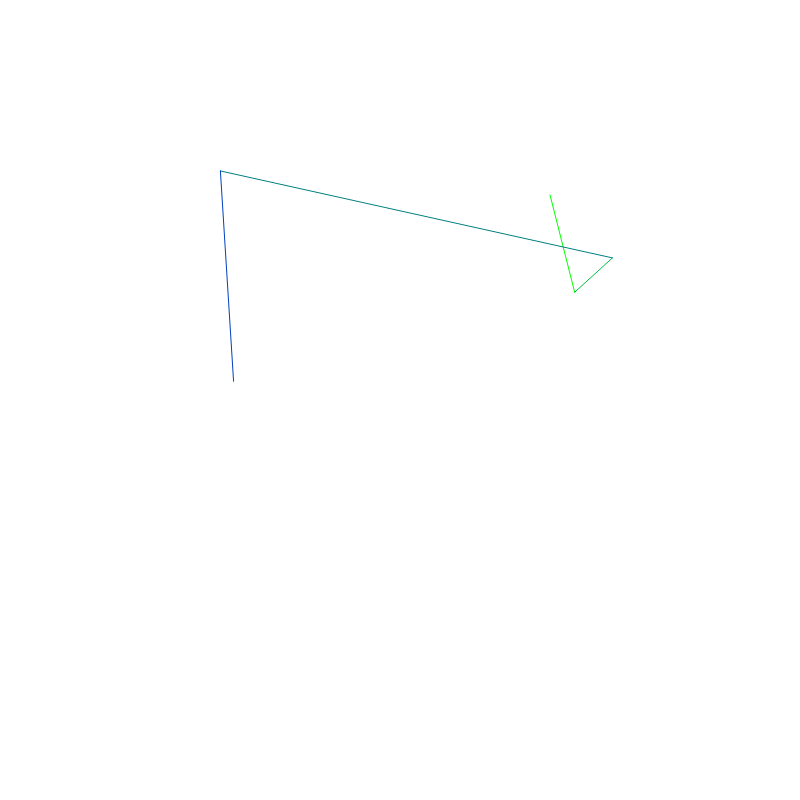
Frame 1 (no input)
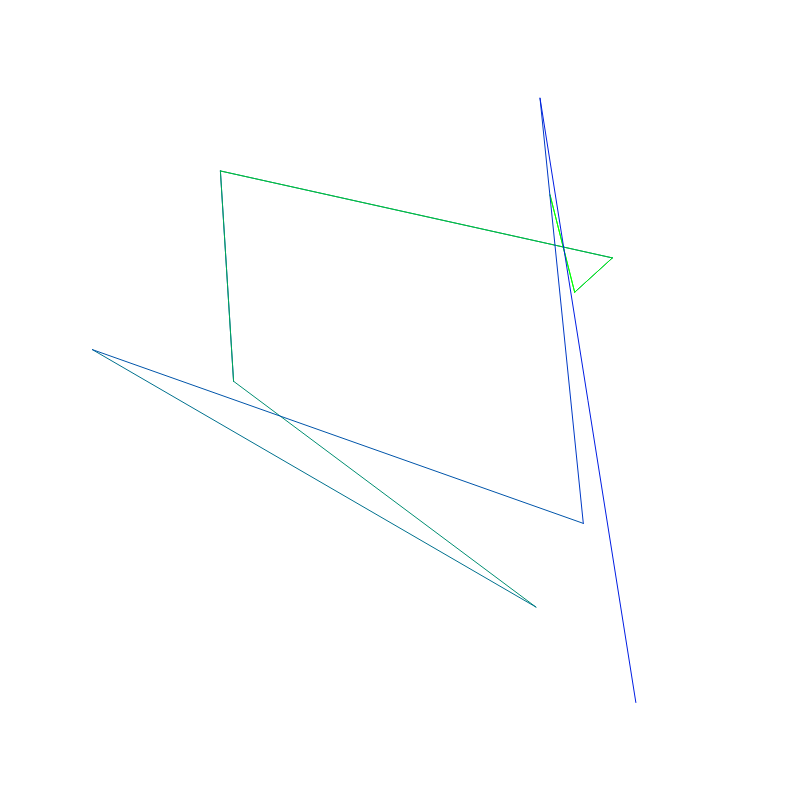
Frame 2 (the mouse pressed at the canvas centre, redrawn once)

The p5.js sketch that drew these frames (run headless with seeded random() and noise() and a simulated clock; the mouse was pressed at the canvas centre and the sketch redrawn once):

// p5.js sketch
// ── sketch.js
const sketchWidth = 800;
const sketchHeight = 800;
const margin = 50;
const pointCount = 5;

// Ein Array für die zufälligen Punkte
let points = [];

function setup() {
  createCanvas(sketchWidth, sketchHeight);
  background(255);
  noFill();
  strokeWeight(1);
  noLoop();

  
}

function draw() {
 // Punkte erzeugen und speichern
 for (let p = 0; p < pointCount; p++) {
  const x = random(margin, sketchWidth - margin);
  const y = random(margin, sketchHeight - margin);
  points.push({ x, y });
}

// Jetzt zeichnen wir anstelle eines einzigen Shapes
// jede Verbindung von point[i] zu point[i+1] einzeln,
// damit wir für jedes Segment eine andere Farbe wählen können
for (let i = 0; i < points.length - 1; i++) {
  // Prozentsatz, wie weit wir auf der Linie sind
  let t = i / (points.length - 1);
  
  // Hier definieren wir unseren Farbverlauf, z.B. von rot nach blau
  // Du kannst natürlich auch andere Farben oder mehrere Farbwerte verwenden
  let c = lerpColor(color(0, 255, 0), color(0, 0, 255), t);

  stroke(c);
  line(points[i].x, points[i].y, points[i + 1].x, points[i + 1].y);
}
}

//kepressed funktionalität
function keyPressed(){
  
  redraw();
}
